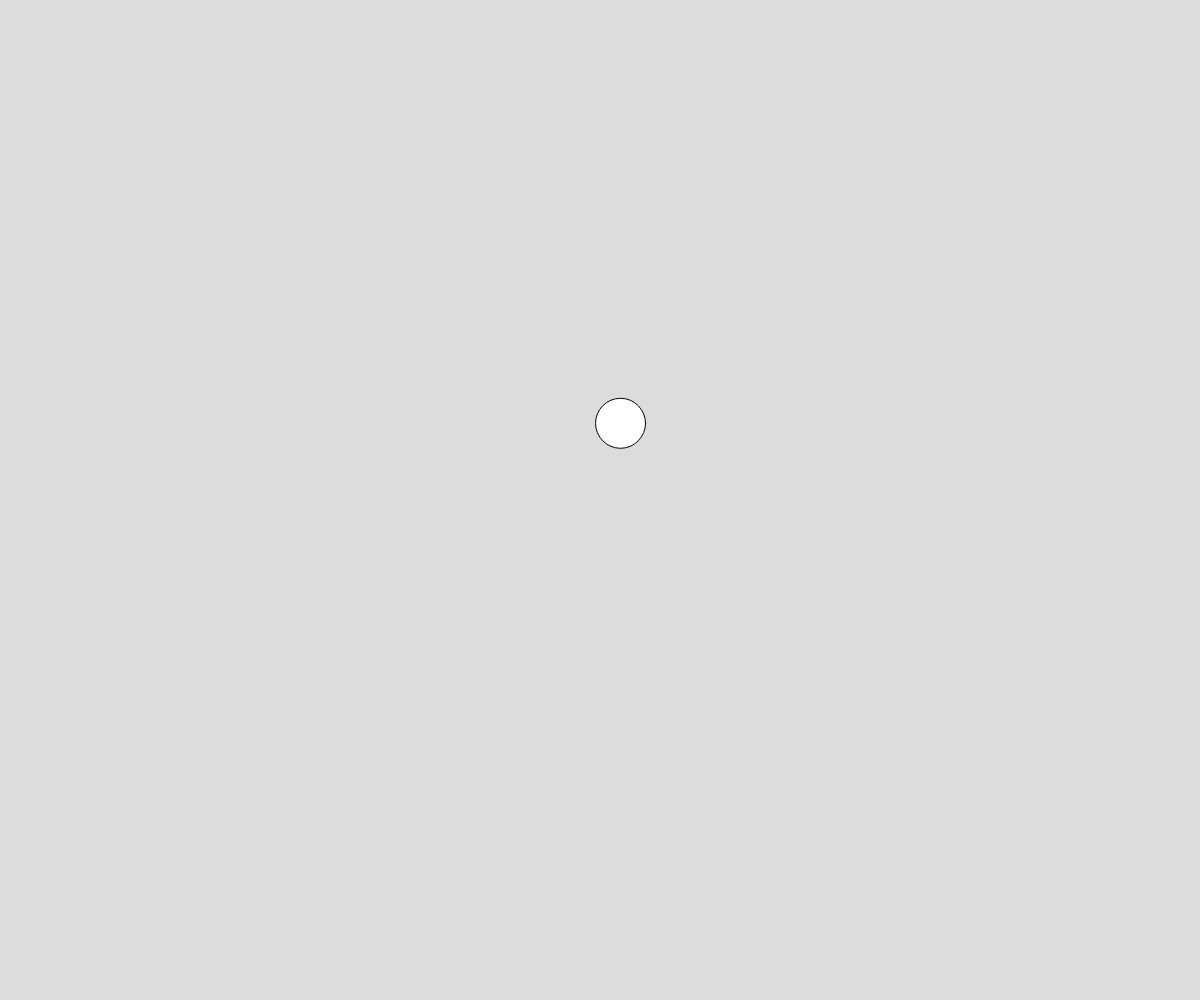
Frame 1 (no input)
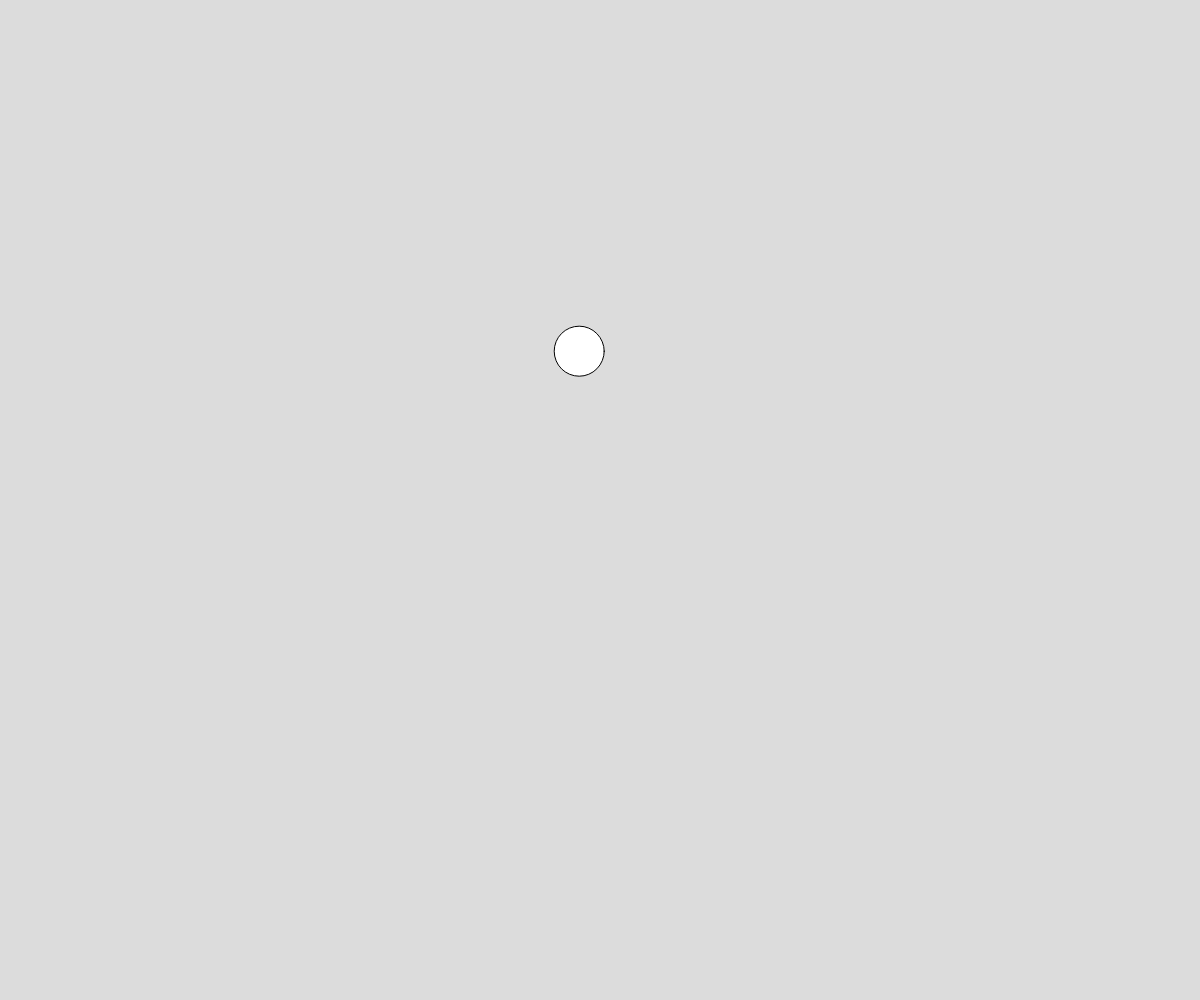
Frame 60 (no input)
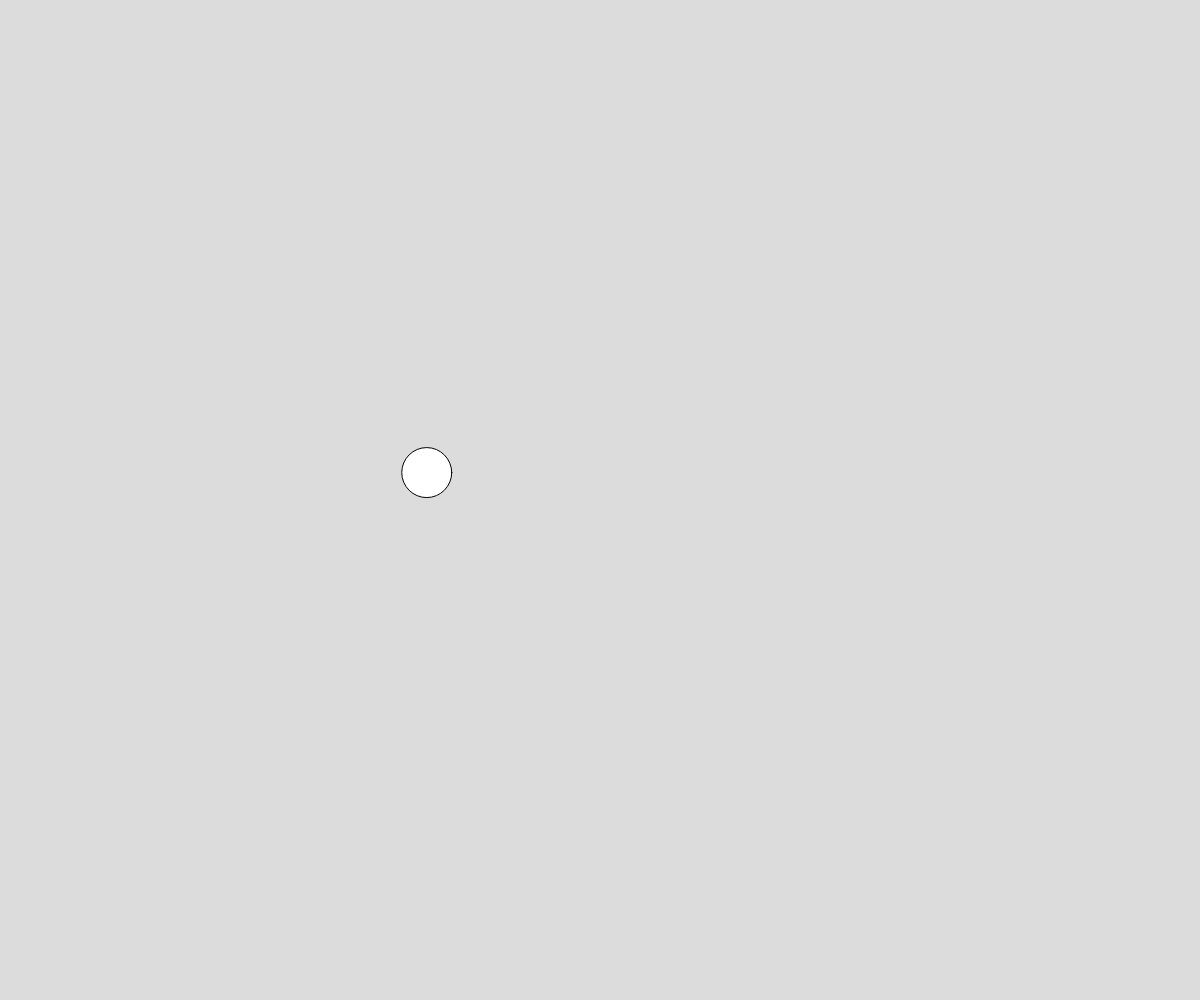
Frame 120 (the mouse pressed at the canvas centre since frame 60)

The p5.js sketch that drew these frames (run headless with seeded random() and noise() and a simulated clock; from frame 60 on, the mouse is pressed at the canvas centre):

// p5.js sketch
// ── sketch.js
// Project Title
// Your Name
// Date
//
// Extra for Experts:
// - describe what you did to take this project "above and beyond"

let t1 = 0;
let t2 = 0;

let dt = 0.01;

async function setup() {
  createCanvas(windowWidth, windowHeight);
  t1 = random(1000);
  t2 = random(1000);
}

function draw() {
  background(220);

  let x = noise(t1)*width;
  let y = noise(t2)*height;

  circle(x,y,50);

  t1 += dt;
  t2 += dt;
}
